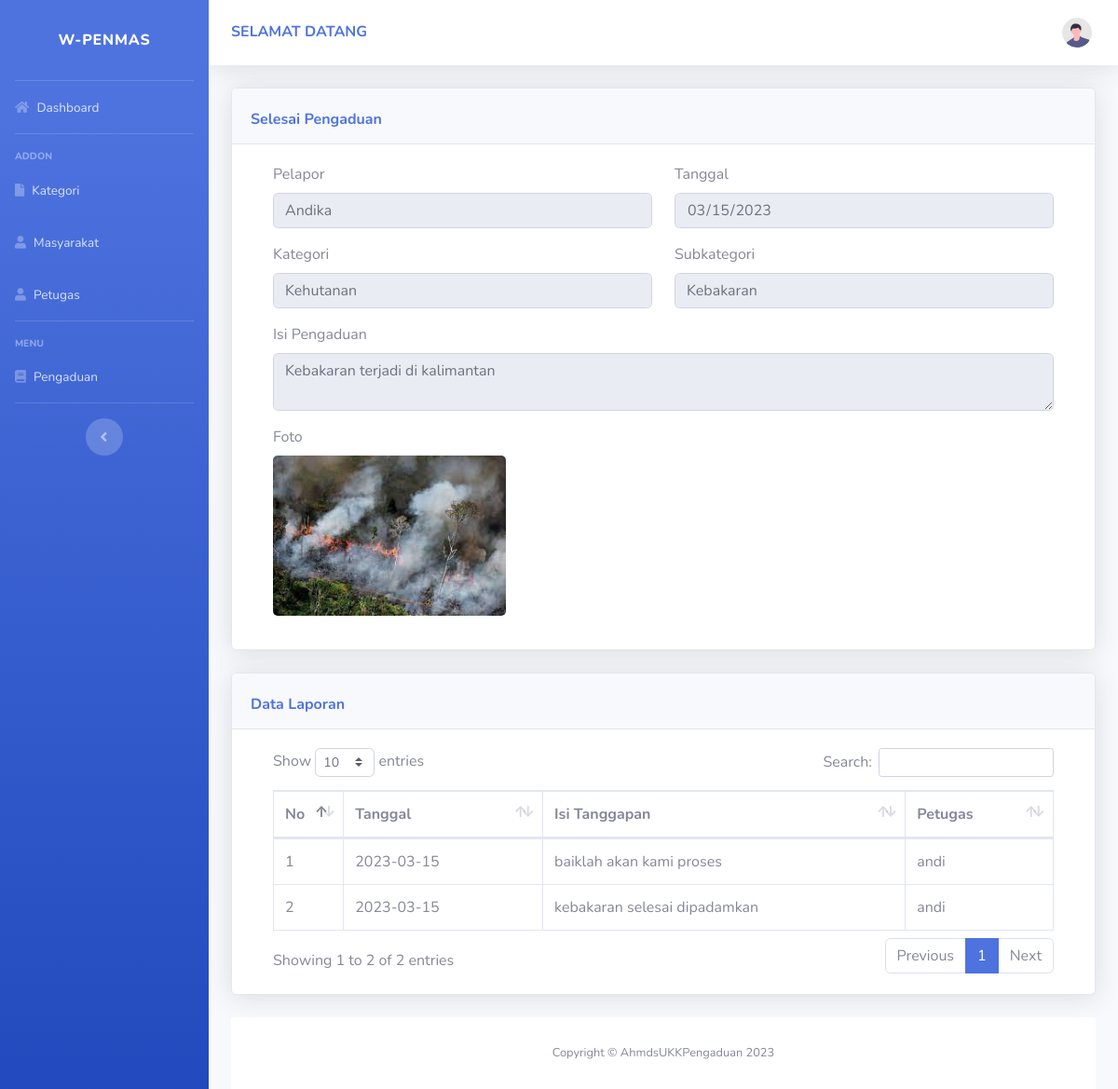
The page /C_yuda_Dashboard/selesai_petugas/1 on the database its author committed.
### tables this page shows
CREATE TABLE `pengaduan` (
  `id_pengaduan` int(11) NOT NULL,
  `tgl_pengaduan` date NOT NULL,
  `id_subkategori` int(11) NOT NULL,
  `id_kategori` int(11) NOT NULL,
  `nik` varchar(16) NOT NULL,
  `isi_laporan` text NOT NULL,
  `foto` varchar(255) NOT NULL,
  `status` enum('0','proses','selesai') NOT NULL
);

CREATE TABLE `masyarakat` (
  `id` int(11) NOT NULL,
  `nik` varchar(16) NOT NULL,
  `nama_lengkap` varchar(35) NOT NULL,
  `username` varchar(25) NOT NULL,
  `password` varchar(128) NOT NULL,
  `telepon` varchar(13) NOT NULL,
  `is_active` enum('active','not_active') NOT NULL
);

CREATE TABLE `kategori` (
  `id_kategori` int(11) NOT NULL,
  `kategori` varchar(50) NOT NULL
);

CREATE TABLE `subkategori` (
  `id_subkategori` int(11) NOT NULL,
  `id_kategori` int(11) NOT NULL,
  `subkategori` varchar(225) NOT NULL
);

CREATE TABLE `tanggapan` (
  `id_tanggapan` int(11) NOT NULL,
  `id_pengaduan` int(11) NOT NULL,
  `tgl_tanggapan` date NOT NULL,
  `tanggapan` text NOT NULL,
  `id_petugas` int(11) NOT NULL
);

CREATE TABLE `petugas` (
  `id_petugas` int(11) NOT NULL,
  `nama_petugas` varchar(35) NOT NULL,
  `username` varchar(25) NOT NULL,
  `password` varchar(128) NOT NULL,
  `telpon` varchar(13) NOT NULL,
  `level` enum('admin','petugas') NOT NULL
);

### application/controllers/C_yuda_Dashboard.php (called while the page is built, shortened)
<?php
class C_yuda_Dashboard extends CI_Controller
{
    public function selesai_petugas($id)
    {
        $this->load->model('M_yuda_Admin');
        $data['masyarakat'] = $this->db->get_where('masyarakat', ['username' => $this->session->userdata('username')])->row_array();
        $data['petugas'] = $this->db->get_where('petugas', ['username' => $this->session->userdata('username')])->row_array();
        $data['p'] = $this->M_yuda_Admin->proses($id);
        $data['prosestanggapan'] = $this->M_yuda_Admin->prosesTanggapan($id);
        $data['title'] = 'Laporan Selesai';
        $this->load->view('template_petugas/header', $data);
        $this->load->view('template_petugas/sidebar', $data);
        $this->load->view('template_petugas/topbar', $data);
        $this->load->view('petugas/v_yuda_selesai', $data);
        $this->load->view('template_petugas/footer', $data);
    }
}

### index.php (called while the page is built, shortened)
<?php
require_once BASEPATH.'core/CodeIgniter.php';

### application/models/M_yuda_Admin.php (called while the page is built, shortened)
<?php
class M_yuda_Admin extends CI_Model
{
    function proses($id)
    {
        $this->db->select('*');
        $this->db->from('pengaduan');
        $this->db->join('masyarakat', 'masyarakat.nik=pengaduan.nik');
        $this->db->join('subkategori', 'subkategori.id_subkategori=pengaduan.id_subkategori');
        $this->db->join('kategori', 'kategori.id_kategori=subkategori.id_kategori');
        $this->db->where('id_pengaduan', $id);
        return $this->db->get()->row_array();
    }
    function prosesTanggapan($id)
    {
        $this->db->select('*');
        $this->db->from('tanggapan');
        $this->db->join('petugas', 'petugas.id_petugas=tanggapan.id_petugas');
        $this->db->where('id_pengaduan', $id);
        return $this->db->get()->result_array();
    }
}

### application/views/petugas/v_yuda_selesai.php (the view, shortened to what this page needs)
<div class="container-fluid">
    <div class="card shadow mb-4">
        <div class="card-header py-3">
            <div class="d-flex aling-item-center">
                <h6 class="m-0 font-weight-bold text-primary mt-2">Selesai Pengaduan</h6>
            </div>
        </div>
        <div class="card-body">
            <div class="container">
                <form method="post" action="<?= base_url('C_ahmd_Update/upload_tanggapan/') . $p['id_pengaduan'] ?>">
                    <fieldset disabled>
                        <div class="row">
                            <div class="mb-3 col-md-6">
                                <label for="exampleInputEmail1">Pelapor</label>
                                <input type="text" class="form-control" id="pelapor" value="<?= $p['nama_lengkap'] ?>">
                            </div>
                            <div class="mb-3 col-md-6">
                                <label for="exampleInputPassword1">Tanggal</label>
                                <input type="date" class="form-control" id="tgl_pengaduan" value="<?= $p['tgl_pengaduan'] ?>">
                            </div>
                            <div class="mb-3 col-md-6">
                                <label for="exampleInputEmail1">Kategori</label>
                                <input type="text" class="form-control" id="kategori" value="<?= $p['kategori'] ?>">
                            </div>
                            <div class="mb-3 col-md-6">
                                <label for="exampleInputEmail1">Subkategori</label>
                                <input type="text" class="form-control" id="sub_kategori" value="<?= $p['subkategori'] ?>">
                            </div>
                        </div>
                        <div class="mb-3">
                            <label for="exampleInputEmail1">Isi Pengaduan</label>
                            <textarea type="text" class="form-control" id="isi_laporan" value=""><?= $p['isi_laporan'] ?></textarea>
                        </div>
                    </fieldset>
                    <div class="mb-3">
                        <label for="exampleInputEmail1" class="form-label">Foto</label>
                        <div>
                            <img src="<?php echo base_url() . '/assets/img/upload/' . $p['foto']; ?>" alt="" style="width: 250px; border-radius: 5px;">
                        </div>
                    </div>
                </form>
            </div>
        </div>
    </div>
    <div class="card shadow mb-4">
        <div class="card-header py-3">
            <div class="d-flex aling-item-center">
                <h6 class="m-0 font-weight-bold text-primary mt-2">Data Laporan</h6>
            </div>
        </div>
        <div class="card-body">
            <div class="container">
                <table class="table table-bordered" id="dataTable" width="100%" cellspacing="0">
                    <thead>
                        <tr>
                            <th width='1%'>No</th>
                            <th width='10%'>Tanggal</th>
                            <th width='20%'>Isi Tanggapan</th>
                            <th width='5%'>Petugas</th>
                        </tr>
                    </thead>
                    <tbody>
                        <?php
                        $count = 0;
                        foreach ($prosestanggapan as $pt) :
                            $count = $count + 1;
                        ?>
                            <tr>
                                <td><?= $count ?></td>
                                <td><?= $pt['tgl_tanggapan'] ?></td>
                                <td><?= $pt['tanggapan'] ?></td>
                                <td><?= $pt['nama_petugas'] ?></td>
                            </tr>
                        <?php endforeach ?>
                    </tbody>
                </table>
            </div>
        </div>
    </div>
    <footer class="sticky-footer bg-white">
        <div class="container my-auto">
            <div class="copyright text-center my-auto">
                <span>Copyright &copy; AhmdsUKKPengaduan 2023</span>
            </div>
        </div>
    </footer>
</div>
</div>

### rows shown on the page
pengaduan: nama_lengkap "Andika", tgl_pengaduan "03/15/2023", id_kategori.kategori "Kehutanan", id_subkategori.subkategori "Kebakaran", isi_laporan "Kebakaran terjadi di kalimantan", foto (picture)
tanggapan: tgl_tanggapan "2023-03-15", tanggapan "baiklah akan kami proses", id_petugas.nama_petugas "andi"
tanggapan: tgl_tanggapan "2023-03-15", tanggapan "kebakaran selesai dipadamkan", id_petugas.nama_petugas "andi"
